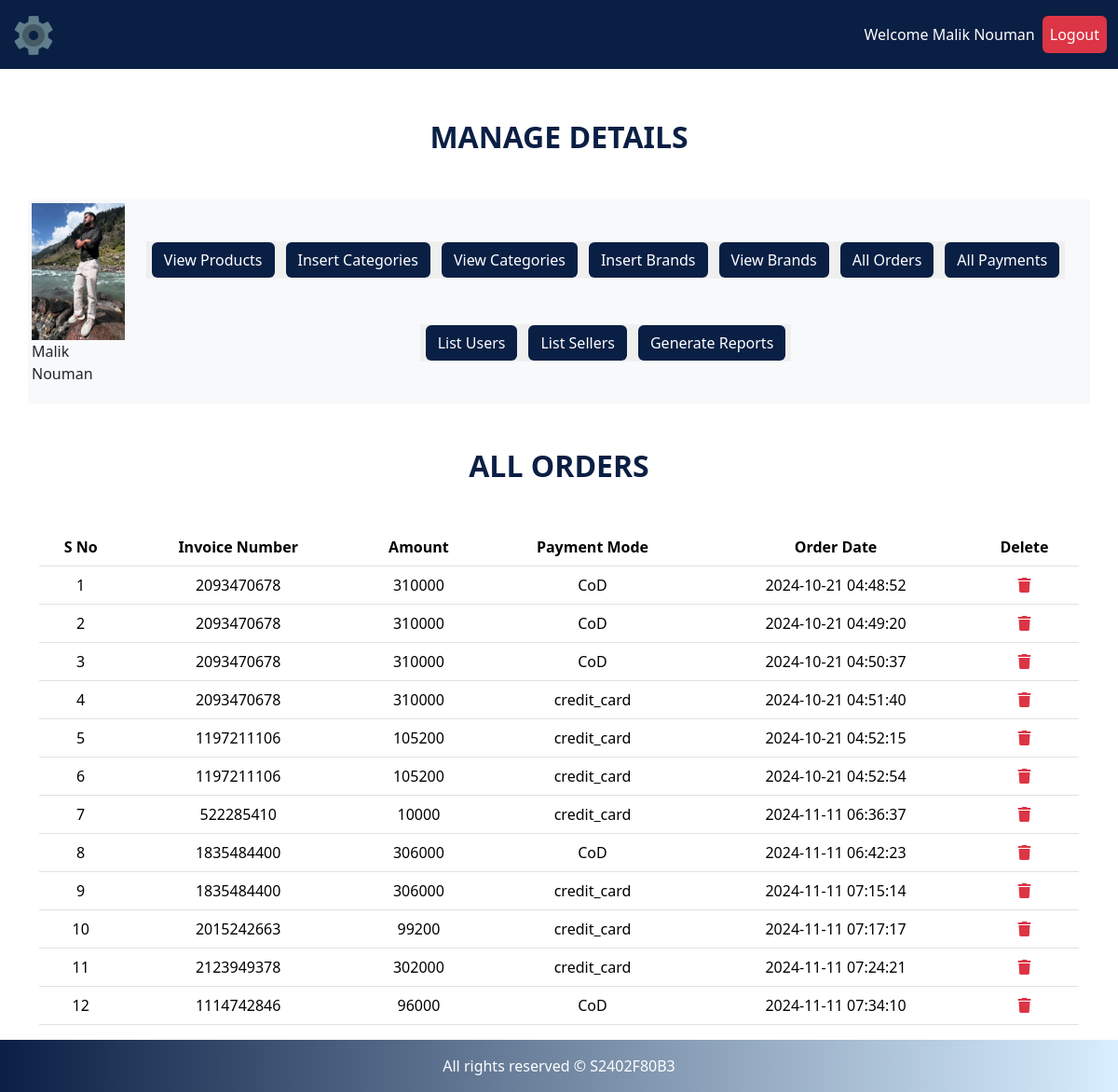
Page /admin/index.php?list_payments (signed in) on the committed database.
### tables this page shows
CREATE TABLE `user_payments` (
  `payment_id` int(11) NOT NULL,
  `order_id` int(11) NOT NULL,
  `invoice_number` int(255) NOT NULL,
  `amount` int(11) NOT NULL,
  `payment_mode` varchar(255) NOT NULL,
  `date` timestamp NOT NULL DEFAULT current_timestamp() ON UPDATE current_timestamp()
);

### admin/list_payments.php (the view, shortened to what this page needs)
<h2 style="color: #0A1F44; font-weight: 800" class="text-center my-5">ALL ORDERS</h2>
<div class="container">
    <div class="row">
        <table class="table text-center">
        <?php
$number = 0;
$get_payments = "SELECT * FROM `user_payments`";
$result = mysqli_query($conn, $get_payments);
$row_count = mysqli_num_rows($result);
if($row_count == 0){
    echo "<h3 style='color: #0A1F44; font-weight: 700' class='text-center'>No orders yet!</h3>";
}else{
        ?>
        <thead>
            <tr>
              <th scope="col">S No</th>
              <th scope="col">Invoice Number</th>
              <th scope="col">Amount</th>
              <th scope="col">Payment Mode</th>
              <th scope="col">Order Date</th>
              <th scope="col">Delete</th>
            </tr>
          </thead>
          <tbody>
          <?php
          while($row = mysqli_fetch_assoc($result)){
            $payment_id  = $row['payment_id'];
            $invoice_number = $row['invoice_number'];
            $amount = $row['amount'];
            $payment_mode = $row['payment_mode'];
            $date = $row['date'];
            $number++;
            ?>
            <tr>
                <td><?php echo $number; ?></td>
                <td><?php echo $invoice_number; ?></td>
                <td><?php echo $amount; ?></td>
                <td><?php echo $payment_mode; ?></td>
                <td><?php echo $date; ?></td>
                <td>
                <a href="#" class="text-danger" data-bs-toggle="modal" data-bs-target="#deleteModal<?php echo $payment_id; ?>">
                  <i class="fa-solid fa-trash"></i>
                </a>
                </td>
            </tr>
        <?php
          }
          }
          ?>
          </tbody>
        </table>
    </div>
</div>

### admin/index.php (shortened to what this page needs)
<?php
include("../functions/common_functions.php");
?>
<!DOCTYPE html>
<html lang="en">
<head>
    <link href="https://cdn.jsdelivr.net/npm/bootstrap@5.3.3/dist/css/bootstrap.min.css" rel="stylesheet">
    <link rel="stylesheet" href="assets/style.css">
    <link rel="stylesheet" href="https://cdnjs.cloudflare.com/ajax/libs/font-awesome/6.6.0/css/all.min.css"
 />
</head>
<body>
<div class="container-fluid">
  <nav class="navbar navbar-expand navbar-dark bg-dark upper-nav fixed-top">
    <div class="container-fluid">
      <a class="navbar-brand" href="../index.php"><img src="assets/favicon.png" alt=""></a>
      <ul class="navbar-nav mb-2 mb-lg-0 ms-auto">
      <li class="nav-item">
          <a class="nav-link active" aria-current="page" href="#">Welcome
            <?php
            echo $_SESSION['admin_name']; ?>
         </a>
      </li>
        <li class="nav-item">
          <a class="nav-link active btn btn-outline-danger" aria-current="page" href="../logout.php">Logout</a>
        </li>
      </ul>
    </div>
  </nav>
</div>
<div class="container-fluid main-body">
<h2 style="color: #0A1F44; font-weight: 800" class="text-center my-5">MANAGE DETAILS</h2>
<div class="container">
    <div class="row">
        <div class="col-lg-12 bg-light p-1 d-flex">
            <div>
                <a href="index.php">
                <?php
                  $admin = $_SESSION['admin_email'];
                  $select_admin = "SELECT * FROM `admins` where admin_email = '$admin'";
                  $result_admin = mysqli_query($conn, $select_admin);
                  $row_admin = mysqli_fetch_assoc($result_admin);
                  $admin_pic = $row_admin['admin_image'];
                  $admin_name = $row_admin['admin_name'];
                  ?>
                    <img src="admin_images/<?php echo $admin_pic; ?>" alt="" class="admin-image">
                </a>
                <p><?php echo $admin_name; ?></p>
            </div>
            <div class="button text-center p-3 d-flex justify-content-center align-items-center flex-wrap">
                <button>
                    <a href="index.php?view_products" class="btn text-white btn-panel">View Products</a>
                </button>
                <button>
                    <a href="index.php?insert_category" class="btn text-white btn-panel">Insert Categories</a>
                </button>
                <button>
                    <a href="index.php?view_categories" class="btn text-white btn-panel">View Categories</a>
                </button>
                <button>
                    <a href="index.php?insert_brands" class="btn text-white btn-panel">Insert Brands</a>
                </button>
                <button>
                    <a href="index.php?view_brands" class="btn text-white btn-panel">View Brands</a>
                </button>
                <button>
                    <a href="index.php?list_orders" class="btn text-white btn-panel">All Orders</a>
                </button>
                <button>
                    <a href="index.php?list_payments" class="btn text-white btn-panel">All Payments</a>
                </button>
                <button>
                    <a href="index.php?list_users" class="btn text-white btn-panel">List Users</a>
                </button>
                <button>
                    <a href="index.php?list_sellers" class="btn text-white btn-panel">List Sellers</a>
                </button>
                <button>
                    <a href="index.php?generate_reports" class="btn text-white btn-panel">Generate Reports</a>
                </button>
            </div>
        </div>
    </div>
</div>
<div class="container">
<?php
 if(isset($_GET["list_payments"])){
    include("list_payments.php");
 }
 ?>
</div>
</div>
<?php
include("includes/footer.php")
?>

### admin/assets/style.css (style rules this page uses)
body { padding-top: 80px; }
.bg-dark { --bs-bg-opacity: 1; background-color: #0A1F44 !important; }
.navbar-brand img { max-width: 100%; height: auto; }
.main-body { min-height: 87vh; }
.upper-nav { border-bottom: 2px solid white; }
.admin-image { width: 100px; object-fit: contain; }
.btn-panel { background-color: #0A1F44; }
button { border: none; }
td, th { vertical-align: middle; }

### rows in the picture
user_payments: invoice_number "2093470678", amount "310000", payment_mode "CoD", date "2024-10-21 04:48:52"
user_payments: invoice_number "2093470678", amount "310000", payment_mode "CoD", date "2024-10-21 04:49:20"
user_payments: invoice_number "2093470678", amount "310000", payment_mode "CoD", date "2024-10-21 04:50:37"
user_payments: invoice_number "2093470678", amount "310000", payment_mode "credit_card", date "2024-10-21 04:51:40"
user_payments: invoice_number "1197211106", amount "105200", payment_mode "credit_card", date "2024-10-21 04:52:15"
user_payments: invoice_number "1197211106", amount "105200", payment_mode "credit_card", date "2024-10-21 04:52:54"
user_payments: invoice_number "522285410", amount "10000", payment_mode "credit_card", date "2024-11-11 06:36:37"
user_payments: invoice_number "1835484400", amount "306000", payment_mode "CoD", date "2024-11-11 06:42:23"
user_payments: invoice_number "1835484400", amount "306000", payment_mode "credit_card", date "2024-11-11 07:15:14"
user_payments: invoice_number "2015242663", amount "99200", payment_mode "credit_card", date "2024-11-11 07:17:17"
user_payments: invoice_number "2123949378", amount "302000", payment_mode "credit_card", date "2024-11-11 07:24:21"
user_payments: invoice_number "1114742846", amount "96000", payment_mode "CoD", date "2024-11-11 07:34:10"

### other values in the picture
$_SESSION['admin_name'] "Malik Nouman"
$admin_name "Malik Nouman"
